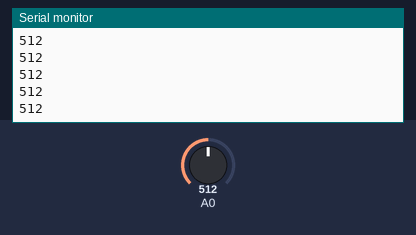
This sketch was run on a simulated Arduino Uno, built with avr-gcc and run on an emulated ATmega328P. On the bench: the last lines printed to the serial monitor. Inputs (shaded band) come from the test bench; at power-on: A0 = 512.

Above: at 1.2 s.
1.3 s: A0 set to 640
At 1.9 s:
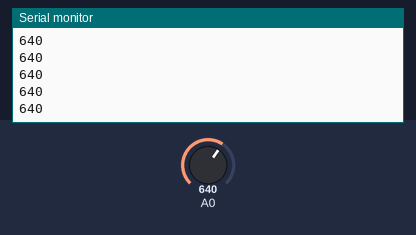
2.8 s: A0 set to 663
At 3.64 s:
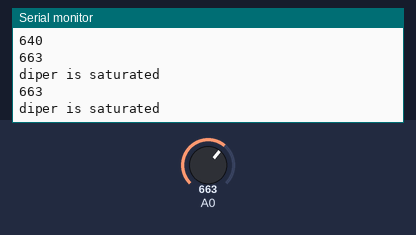
Timing chart, 0 to 5.8 s (numbered marks = the images above; inputs shaded):
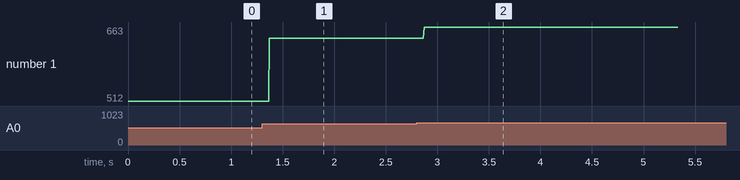

The sketch:

christine.ino
```cpp
#include <SoftwareSerial.h>

void setup() {
  // put your setup code here, to run once:
Serial.begin(9600);
}

void loop() {
int value= analogRead(A0);
Serial.println(value);
if(value>655)
{
Serial.println("diper is saturated");
delay(500);
}

}
```

Measured:
- the behaviour switches between 655 and 656 on A0 (found by bisection; images 1 and 2)
- after the input at 1.3 s, the serial monitor: prints a new line after 0.07 s (image 1)
- after the input at 2.8 s, the serial monitor: prints a new line after 0.07 s (image 2)
- plotted number 1: 512 → 640 after the input at 1.3 s, 640 → 663 after the input at 2.8 s
